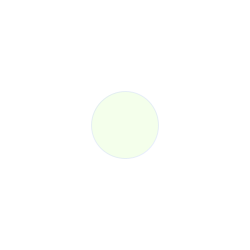
Frame 1 (no input)
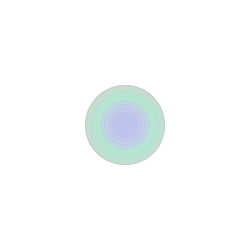
Frame 60 (the mouse pressed at the canvas centre just before this capture)
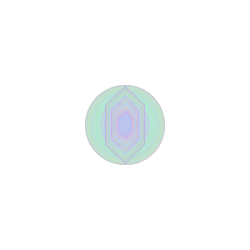
Frame 120 (the mouse held since frame 60 and released just before this capture)

The Processing sketch that drew these frames (run headless with seeded random() and noise(); from frame 60 on, the mouse is pressed at the canvas centre):

// Processing sketch: processing_47363
// ── processing_47363.pde

int counter;

void setup() {  //setup function called initially, only once
  size(250, 250);
  background(255);  //set background white
  colorMode(HSB);   //set colors to Hue, Saturation, Brightness mode
  counter = 0;
}

void draw() {  //draw function loops 
  counter++;
  stroke(random(255),100,255,50);
  fill(random(255),100,255,50);
  
  if(mousePressed == true) { //add some interaction
    hexa(random(10,40));
  }
  else {
    ellipse(width/2, height/2, 80*sin(counter), 80*sin(counter));
  }
}

void hexa (float tamanho) {
    
    float metade=tamanho/2;
    // linha da esquerda
    line(mouseX-metade, mouseY-metade, mouseX-metade, mouseY+metade);
    // linha da direita
    line(mouseX+metade, mouseY-metade, mouseX+metade, mouseY+metade);      
    // linha da esquerda-topo
    line(mouseX-metade, mouseY-metade, mouseX, mouseY-tamanho);    
    // linha da direita-topo
    line(mouseX, mouseY-tamanho, mouseX+metade, mouseY-metade);   
    // linha da esquerda-base
    line(mouseX-metade, mouseY+metade, mouseX, mouseY+tamanho);    
    // linha da direita-base
    line(mouseX, mouseY+tamanho, mouseX+metade, mouseY+metade); 
   
   
}

                
                                
